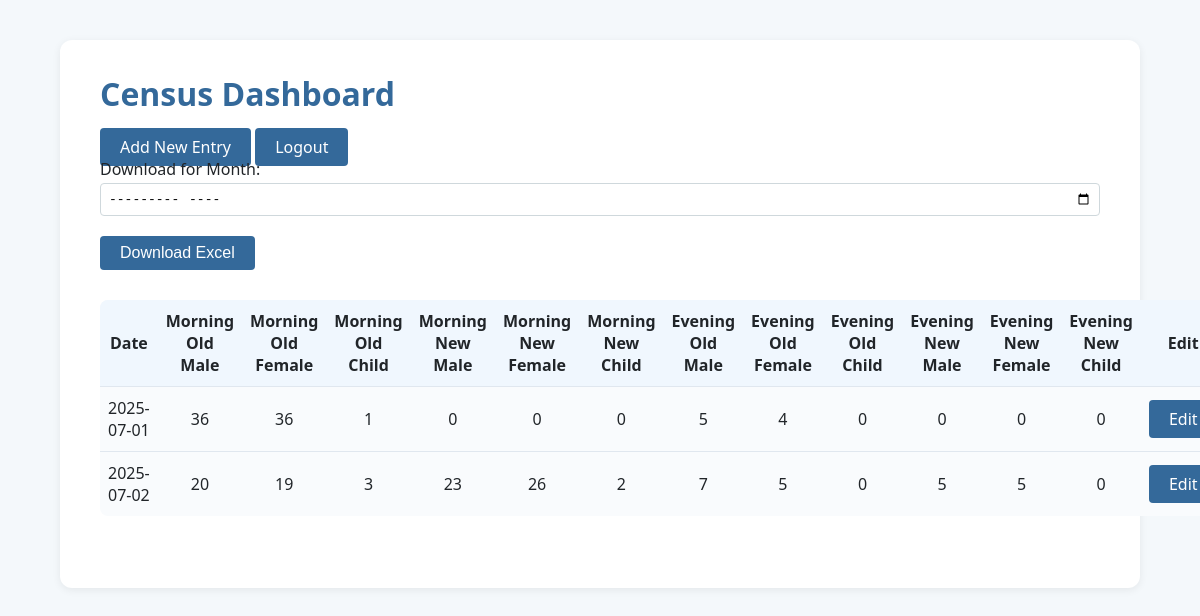
The page /dashboard (signed in) on the database its author committed.
### models.py (models this page shows)
class CensusEntry(db.Model):
    id = db.Column(db.Integer, primary_key=True)
    entry_date = db.Column(db.Date, nullable=False)  # unique=True removed here!
    m_old_male = db.Column(db.Integer)
    m_old_female = db.Column(db.Integer)
    m_old_child = db.Column(db.Integer)
    m_new_male = db.Column(db.Integer)
    m_new_female = db.Column(db.Integer)
    m_new_child = db.Column(db.Integer)
    e_old_male = db.Column(db.Integer)
    e_old_female = db.Column(db.Integer)
    e_old_child = db.Column(db.Integer)
    e_new_male = db.Column(db.Integer)
    e_new_female = db.Column(db.Integer)
    e_new_child = db.Column(db.Integer)
    user_id = db.Column(db.Integer, db.ForeignKey('user.id'), nullable=False)  # <-- add this

### app.py (the view)
@app.route('/', methods=['GET', 'POST'])
@app.route('/dashboard', methods=['GET', 'POST'])
@login_required
def dashboard():
    entries = CensusEntry.query.filter_by(user_id=current_user.id).order_by(CensusEntry.entry_date).all()
    return render_template('dashboard.html', entries=entries)

### app.py (called while the page is built)
@login_manager.user_loader
def load_user(user_id):
    return User.query.get(int(user_id))

### templates/dashboard.html (shortened to what this page needs)
<!DOCTYPE html>
<html lang="en">
<head>
    <link rel="stylesheet" href="{{ url_for('static', filename='style.css') }}">
</head>
<body>
<div class="container mt-4">
    <h1>Census Dashboard</h1>
    <div class="mb-3">
        <a href="{{ url_for('add_entry') }}" class="btn btn-success btn-sm">Add New Entry</a>
        <a href="{{ url_for('logout') }}" class="btn btn-secondary btn-sm">Logout</a>
    </div>
    <form method="get" action="{{ url_for('download') }}" class="mb-4">
        <label for="month">Download for Month:</label>
        <input type="month" id="month" name="month" required>
        <button type="submit" class="btn btn-primary btn-sm">Download Excel</button>
    </form>
    <div class="table-responsive">
        <table class="table table-bordered table-sm align-middle">
            <thead class="table-light">
            <tr>
                <th>Date</th>
                <th>Morning Old Male</th>
                <th>Morning Old Female</th>
                <th>Morning Old Child</th>
                <th>Morning New Male</th>
                <th>Morning New Female</th>
                <th>Morning New Child</th>
                <th>Evening Old Male</th>
                <th>Evening Old Female</th>
                <th>Evening Old Child</th>
                <th>Evening New Male</th>
                <th>Evening New Female</th>
                <th>Evening New Child</th>
                <th>Edit</th>
            </tr>
            </thead>
            <tbody>
            {% for entry in entries %}
                <tr>
                    <td>{{ entry.entry_date.strftime('%Y-%m-%d') }}</td>
                    <td>{{ entry.m_old_male or 0 }}</td>
                    <td>{{ entry.m_old_female or 0 }}</td>
                    <td>{{ entry.m_old_child or 0 }}</td>
                    <td>{{ entry.m_new_male or 0 }}</td>
                    <td>{{ entry.m_new_female or 0 }}</td>
                    <td>{{ entry.m_new_child or 0 }}</td>
                    <td>{{ entry.e_old_male or 0 }}</td>
                    <td>{{ entry.e_old_female or 0 }}</td>
                    <td>{{ entry.e_old_child or 0 }}</td>
                    <td>{{ entry.e_new_male or 0 }}</td>
                    <td>{{ entry.e_new_female or 0 }}</td>
                    <td>{{ entry.e_new_child or 0 }}</td>
                    <td>
                        <a href="{{ url_for('edit_entry', entry_id=entry.id) }}" class="btn btn-info btn-sm">Edit</a>
                    </td>
                </tr>
            {% else %}
                <tr>
                    <td colspan="14" class="text-center">No census entries found.</td>
                </tr>
            {% endfor %}
            </tbody>
        </table>
    </div>
</div>
</body>
</html>

### static/style.css (style rules this page uses)
body { font-family: 'Segoe UI', Arial, sans-serif; background: #f4f8fb; color: #212529; margin: 0; padding: 0; }
.container { max-width: 1000px; margin: 40px auto; background: #fff; border-radius: 12px; box-shadow: 0 2px 8px 0 rgba(0,0,0,0.07); padding: 32px 40px; }
h1, h2 { font-weight: 600; color: #34699a; margin-top: 0; }
a, a:visited { color: #2886cf; text-decoration: none; font-weight: 500; }
table { width: 100%; border-collapse: collapse; margin: 20px 0 40px 0; background: #f9fbfd; border-radius: 8px; overflow: hidden; }
th, td { padding: 10px 8px; text-align: center; border-bottom: 1px solid #e0e7ef; }
th { background: #f0f7fe; font-weight: 600; }
tr:last-child td { border-bottom: none; }
button, input[type="submit"], .btn { background: #34699a; color: #fff; border: none; padding: 8px 20px; border-radius: 4px; font-size: 1em; font-weight: 500; cursor: pointer; margin-top: 10px; margin-bottom: 10px; transition: background .15s; }
form label { font-weight: 500; }
form input, form select { padding: 7px; font-size: 1em; border: 1px solid #cfd8dc; border-radius: 4px; margin-bottom: 10px; transition: border .15s; width: 100%; box-sizing: border-box; margin-top: 3px; }

### rows shown on the page
CensusEntry: entry_date "2025-07-01", m_old_male "36", m_old_female "36", m_old_child "1", m_new_male "0", m_new_female "0", m_new_child "0", e_old_male "5", e_old_female "4", e_old_child "0", e_new_male "0", e_new_female "0", e_new_child "0"
CensusEntry: entry_date "2025-07-02", m_old_male "20", m_old_female "19", m_old_child "3", m_new_male "23", m_new_female "26", m_new_child "2", e_old_male "7", e_old_female "5", e_old_child "0", e_new_male "5", e_new_female "5", e_new_child "0"
